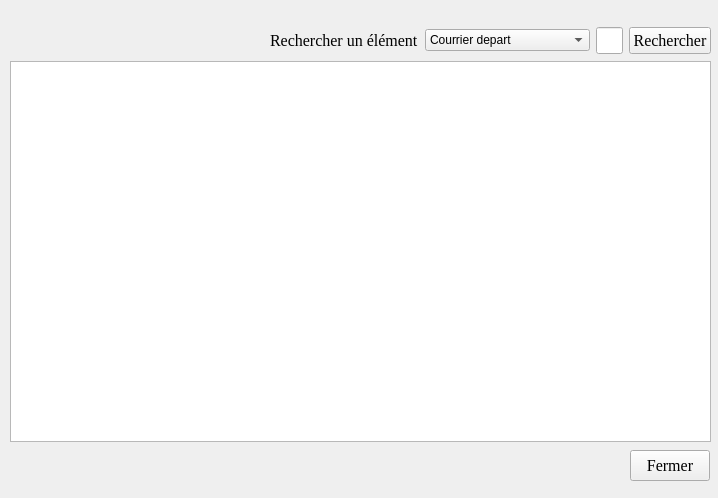
<?xml version="1.0" encoding="UTF-8"?>
<ui version="4.0">
 <class>Archives</class>
 <widget class="QWidget" name="Archives">
  <property name="geometry">
   <rect>
    <x>0</x>
    <y>0</y>
    <width>718</width>
    <height>498</height>
   </rect>
  </property>
  <property name="windowTitle">
   <string>Form</string>
  </property>
  <widget class="QWidget" name="horizontalLayoutWidget">
   <property name="geometry">
    <rect>
     <x>270</x>
     <y>20</y>
     <width>441</width>
     <height>41</height>
    </rect>
   </property>
   <layout class="QHBoxLayout" name="layoutrechagent">
    <item>
     <widget class="QLabel" name="label_2">
      <property name="font">
       <font>
        <family>Times New Roman</family>
        <pointsize>12</pointsize>
       </font>
      </property>
      <property name="text">
       <string>Rechercher un élément</string>
      </property>
     </widget>
    </item>
    <item>
     <widget class="QComboBox" name="combotyprcourrier">
      <item>
       <property name="text">
        <string>Courrier depart</string>
       </property>
      </item>
      <item>
       <property name="text">
        <string>Courrier arrivé</string>
       </property>
      </item>
      <item>
       <property name="text">
        <string>Note de service</string>
       </property>
      </item>
      <item>
       <property name="text">
        <string>Circulaire</string>
       </property>
      </item>
      <item>
       <property name="text">
        <string>Réponse Courrier Arrivé</string>
       </property>
      </item>
      <item>
       <property name="text">
        <string>Réponse Courrier Départ</string>
       </property>
      </item>
      <item>
       <property name="text">
        <string>Code Objet</string>
       </property>
      </item>
     </widget>
    </item>
    <item>
     <widget class="QLineEdit" name="champrecherche">
      <property name="font">
       <font>
        <family>Times New Roman</family>
        <pointsize>12</pointsize>
       </font>
      </property>
     </widget>
    </item>
    <item>
     <widget class="QPushButton" name="btnrecharchive">
      <property name="enabled">
       <bool>true</bool>
      </property>
      <property name="font">
       <font>
        <family>Times New Roman</family>
        <pointsize>12</pointsize>
       </font>
      </property>
      <property name="text">
       <string>Rechercher</string>
      </property>
     </widget>
    </item>
   </layout>
  </widget>
  <widget class="QPushButton" name="bntanfermer">
   <property name="geometry">
    <rect>
     <x>630</x>
     <y>450</y>
     <width>80</width>
     <height>31</height>
    </rect>
   </property>
   <property name="font">
    <font>
     <family>Times New Roman</family>
     <pointsize>12</pointsize>
    </font>
   </property>
   <property name="text">
    <string>Fermer</string>
   </property>
  </widget>
  <widget class="QTreeView" name="treeViewarchives">
   <property name="geometry">
    <rect>
     <x>10</x>
     <y>61</y>
     <width>701</width>
     <height>381</height>
    </rect>
   </property>
  </widget>
 </widget>
 <resources/>
 <connections/>
</ui>
